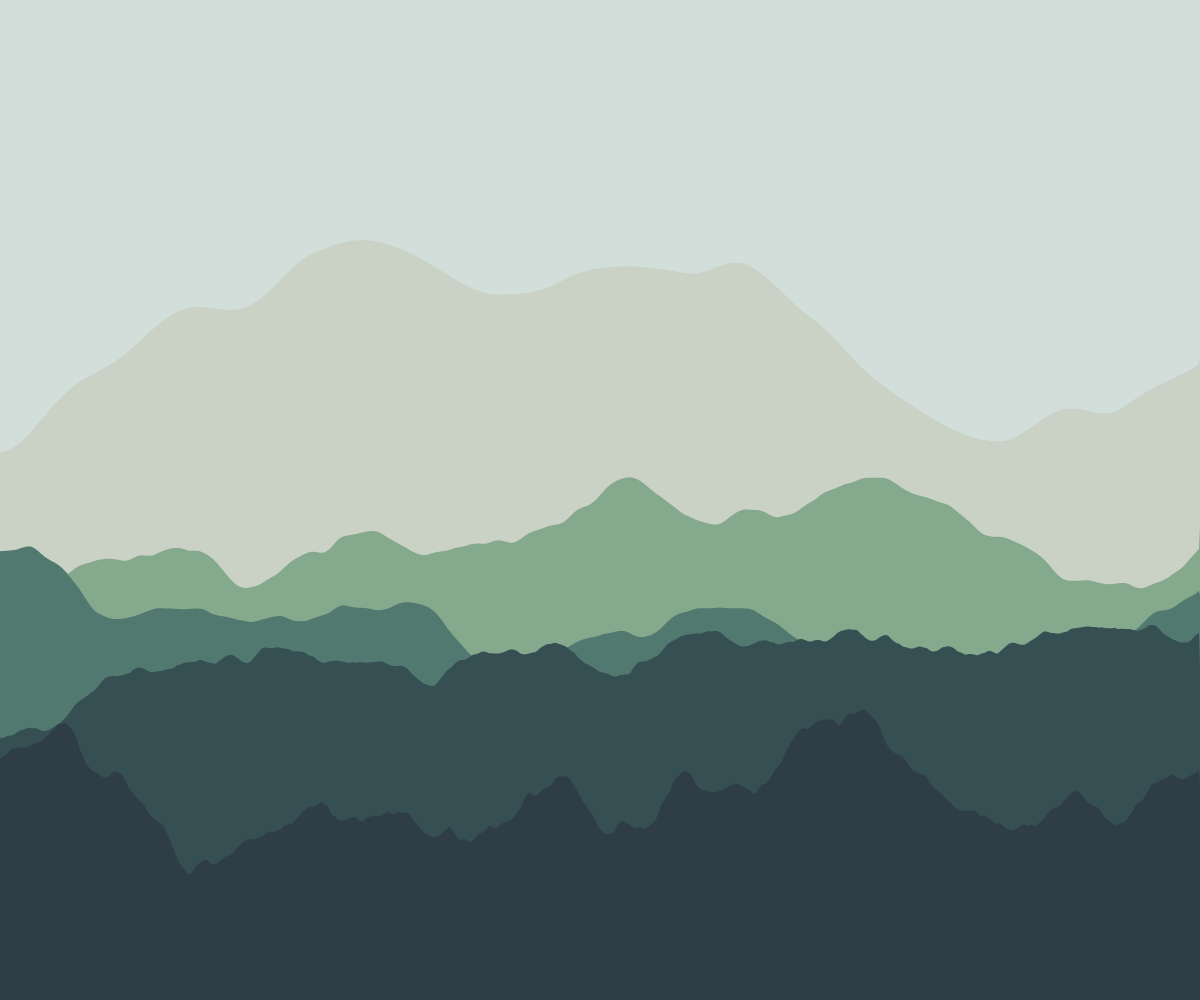
Frame 1 (no input)
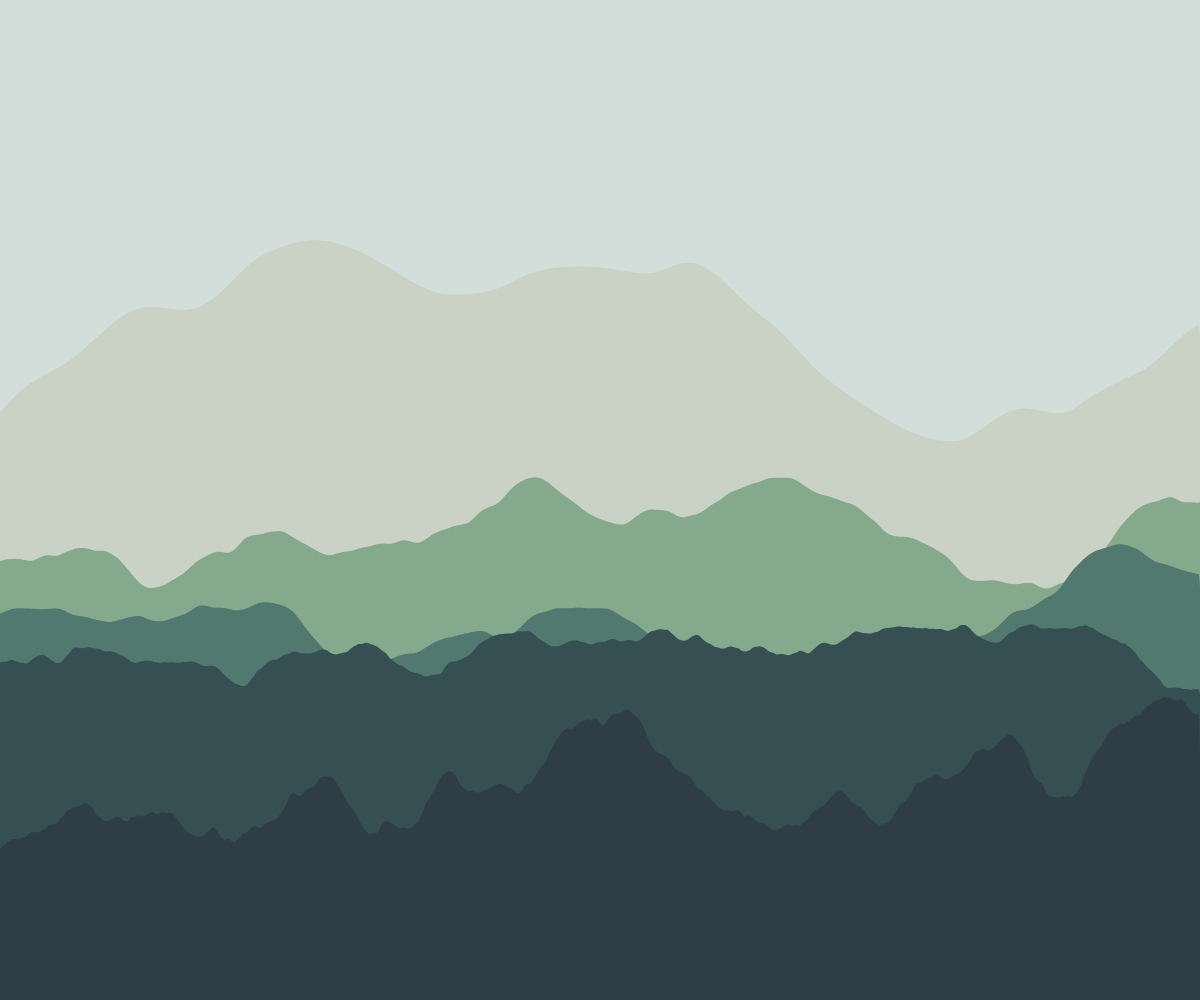
Frame 60 (no input)
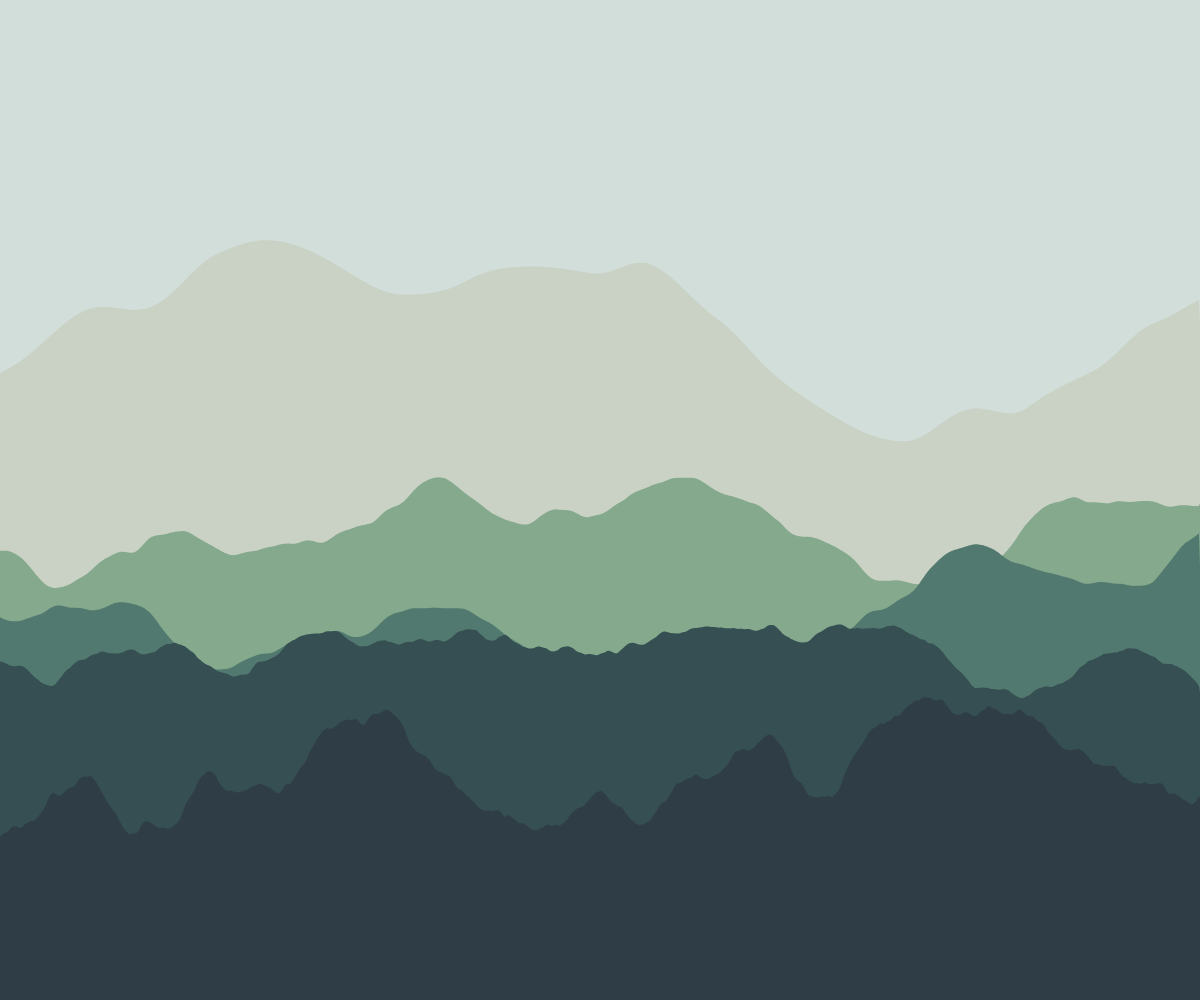
Frame 120 (the mouse pressed at the canvas centre since frame 60)

The p5.js sketch that drew these frames (run headless with seeded random() and noise() and a simulated clock; from frame 60 on, the mouse is pressed at the canvas centre):

// p5.js sketch
// ── sketch.js
let speedMultiplier = 0.8;
let noiseScale = 0.002;

//let t;

let falloff = 1.5;
let depth = 6;
let speed = 3;

let falloffFalloff = 5;
let speedFalloff = 1.5;

let positions = [];
let heights = [];
let depths = [];
let falloffs = [];
let speeds = [];
let colors = [];

let terrains = [];

function setup() {
  createCanvas(windowWidth, windowHeight);

  positions = [
    0.35,
    0.5,
    0.6,
    0.7,
    0.8,
  ];
    
  heights = [
    0.3,
    0.25,
    0.2,
    0.2,
    0.25,
  ];
    
depths = [
    1,
    2,
    2,
    3,
    6,
  ];
    
  falloffs = [
    20,
    4,
    4,
    4,
    2,
  ];
    
  speeds = [
    1,
    2,
    3,
    4,
    5,
  ]
    
  colors = [
    "#CAD2C5",
    "#84A98C",
    "#52796F",
    "#354F52",
    "#2F3E46",
    "#D1DEDA",
  ];

  let n = colors.length-1;
  // let h = height/2/(n+0);
  // for (let i = 0; i < n; i++) {
  //   terrains.push(new Terrain(
  //     height * 0.4 + i*h, 
  //     h*2, 
  //     depth, 
  //     falloff * pow(falloffFalloff, n-i-1), 
  //     speed / pow(speedFalloff, n-i-1), 
  //     i*739, //prng
  //     color(colors[n-i-1])));
  // }

  for (let i = 0; i < n; i++) {
    terrains.push(new Terrain(positions[i]*height, heights[i]*height, depths[i], falloffs[i], speeds[i], i*739, colors[i]));
  }
}

function draw() {
  background(color(colors[colors.length-1]));

  for (let i = 0; i < terrains.length; i++) {
    terrains[i].render();
  }

}

class Terrain {
  constructor(ypos, amplitude, depth, falloff, scrollSpeed, seed, color) {
    this.ypos = ypos;
    this.amplitude = amplitude;
    this.depth = depth;
    this.falloff = falloff;
    this.scrollSpeed = scrollSpeed;
    this.seed = seed;
    this.color = color;

    this.ascale = (1 - 1/this.falloff) / (1 - pow(1/this.falloff, this.depth));
  }

  render() {
    noStroke();
    fill(this.color);
    beginShape();
    vertex(width+1, this.ypos);
    vertex(width+1, height+1);
    vertex(-1, height+1);
    vertex(-1, this.ypos);

    for (let x = 0; x < width; x++) {
      let s = x*noiseScale + this.seed + this.scrollSpeed*frameCount*noiseScale*speedMultiplier;
      let y = this.ypos;

      // console.log(ascale);

      for (let d = 0; d < this.depth; d++) {
        let f = pow(this.falloff, d);
        y += (this.amplitude / f) * ((noise(s*f + this.seed*f) - 0.5) * 2) * this.ascale;
      }
      vertex(x, y);
    }
    endShape();
  }
}
